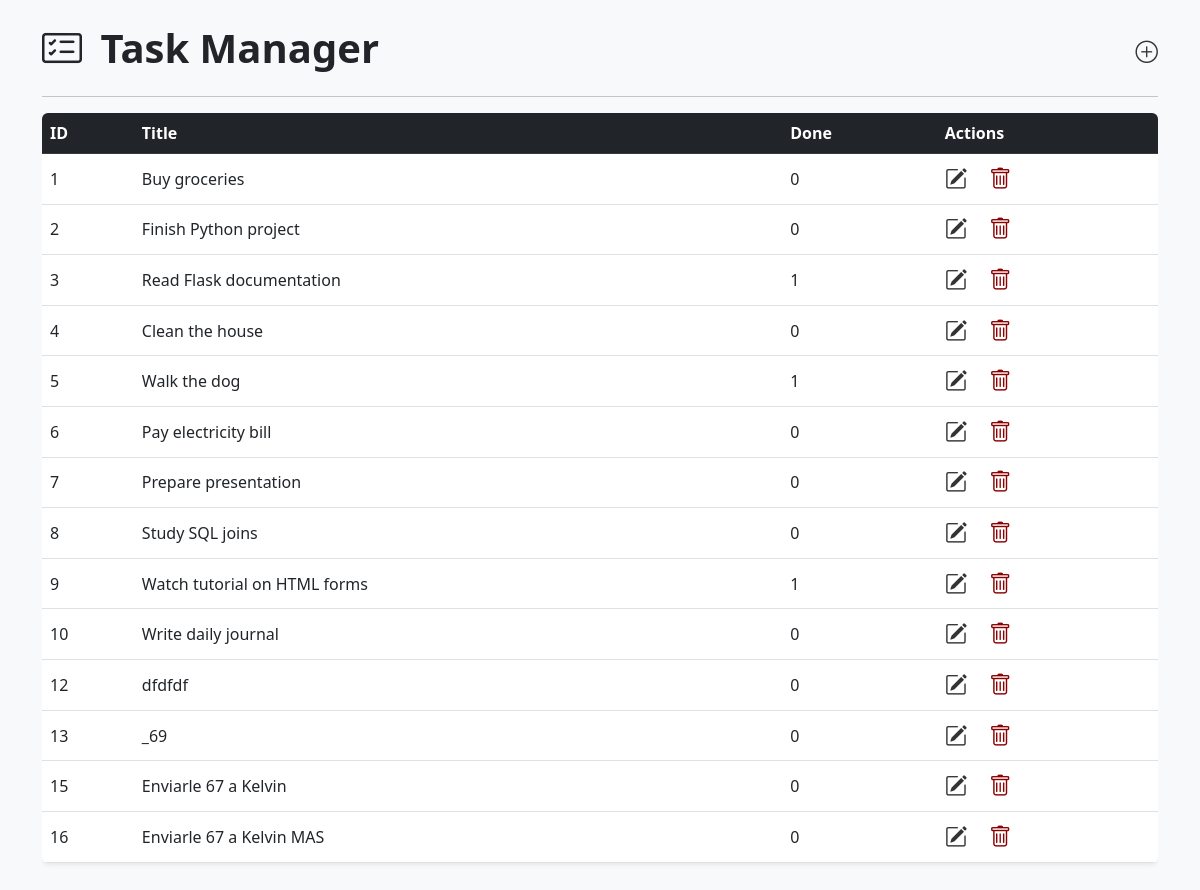
The app's page /main with its own data.
### tables this page shows
CREATE TABLE tasks (
    id INTEGER PRIMARY KEY AUTOINCREMENT,
    title TEXT NOT NULL,
    done INTEGER DEFAULT 0,
    status TEXT DEFAULT 'Pending'
);

### main.py (the view)
@app.route('/main')
def main_page():
    conn = sqlite3.connect('tasks.db')
    conn.row_factory = sqlite3.Row
    tasks = conn.execute("SELECT * FROM tasks").fetchall()
    conn.close()
    return render_template('main.html', tasks=tasks)

### templates/main.html (shortened to what this page needs)
<!DOCTYPE html>
<html lang="en">
<head>
<link rel="stylesheet" href="https://cdn.jsdelivr.net/npm/bootstrap@5.3.0/dist/css/bootstrap.min.css">
<link  rel="stylesheet" href="https://cdn.jsdelivr.net/npm/bootstrap-icons@1.11.1/font/bootstrap-icons.css">
<link rel="stylesheet" href="{{ url_for('static', filename='style.css') }}">
</head>
<body class="bg-light">
<div class="container mt-4">
  <div class="d-flex justify-content-between align-items-center">
      <h1 class="fw-bold">
          <i class="bi bi-card-checklist me-2"></i>
          Task Manager
      </h1>
      <a href="/add" class="action-icon" title="Add Task">
          <i class="bi bi-plus-circle"></i>
      </a>
  </div>
  <hr>
  <div class="table-responsive">
      <table class="table table-hover align-middle shadow-sm">
          <thead class="table-dark">
              <tr>
                  <th>ID</th>
                  <th>Title</th>
                  <th>Done</th>
                  <th>Actions</th>
              </tr>
          </thead>
          <tbody>
              {% for task in tasks %}
              <tr>
                  <td>{{ task.id }}</td>
                  <td>{{ task.title }}</td>
                  <td>{{ task.done }}</td>
                  <td>
                      <a href="/update/{{ task.id }}" class="action-icon me-3" title="Edit">
                          <i class="bi bi-pencil-square"></i>
                      </a>
                      <a href="/delete/{{ task.id }}" class="action-icon delete-icon"
                         title="Delete"
                         onclick="return confirm('Delete this task?');">
                          <i class="bi bi-trash"></i>
                      </a>
                  </td>
              </tr>
              {% endfor %}
          </tbody>
      </table>
  </div>
</div>
</body>
</html>

### static/style.css (style rules this page uses)
.action-icon { font-size: 1.4rem; cursor: pointer; color: #333; text-decoration: none; transition: 0.2s ease; }
.delete-icon { color: #8b0000; }
table { border-radius: 6px; overflow: hidden; }
body { padding-bottom: 40px; }

### records on screen
tasks: id "1", title "Buy groceries", done "0"
tasks: id "2", title "Finish Python project", done "0"
tasks: id "3", title "Read Flask documentation", done "1"
tasks: id "4", title "Clean the house", done "0"
tasks: id "5", title "Walk the dog", done "1"
tasks: id "6", title "Pay electricity bill", done "0"
tasks: id "7", title "Prepare presentation", done "0"
tasks: id "8", title "Study SQL joins", done "0"
tasks: id "9", title "Watch tutorial on HTML forms", done "1"
tasks: id "10", title "Write daily journal", done "0"
tasks: id "12", title "dfdfdf", done "0"
tasks: id "13", title "_69", done "0"
tasks: id "15", title "Enviarle 67 a Kelvin", done "0"
tasks: id "16", title "Enviarle 67 a Kelvin MAS", done "0"
